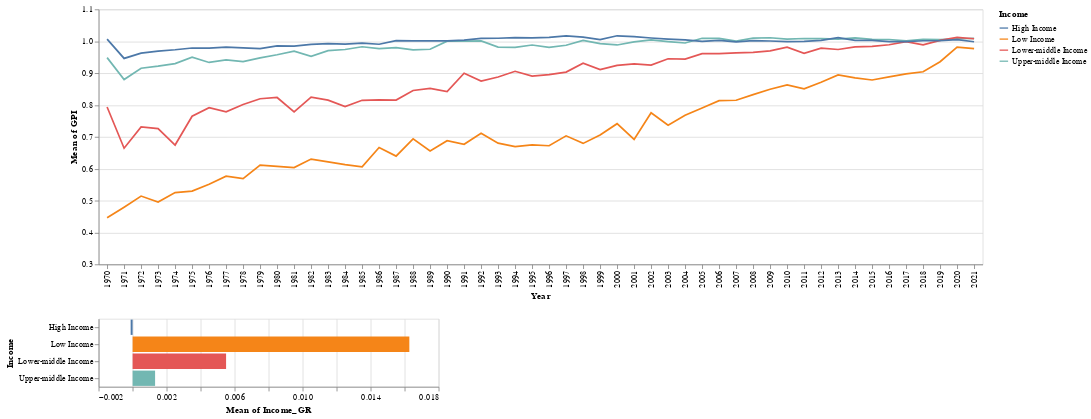

The code cell stored with this chart in its notebook:
### Code cell
alt.data_transformers.disable_max_rows()

selection = alt.selection_single(fields=['Income'], name='Random')

color1 = alt.condition(selection, alt.Color('Income:N'), alt.value('lightgray'))

line = (
    alt.Chart(finEdu)
    .mark_line()
    .encode(
        x = alt.X('Year:N'),
        y = alt.Y('mean(GPI):Q', 
                  scale=alt.Scale(
                      domain = (0.3, 1.1)
                      )
                  ), 
        color = color1,
        tooltip = [
            alt.Tooltip('Income:N', title='Income Group'),
            alt.Tooltip('Year:N', title='Year'),
            alt.Tooltip('mean(GPI):Q', title='GPI')
        ]
    )
    .add_selection(selection)
)

color2 = alt.condition(
        selection,
        alt.Color('Income:N'),
        alt.value('lightgray')
        )

bar = (
        alt.Chart(finEdu)
        .mark_bar()
        .encode(y = 'Income:N',
                x = alt.X('mean(Income_GR):Q',
                          sort = alt.EncodingSortField(
                              field = 'Income_GR', op='mean', order='descending')
                          ),
                color = color2,
                tooltip = [
                    alt.Tooltip('Income:N', title='Income Group'),
                    alt.Tooltip('mean(Income_GR):Q', title='GPI annual growth rate')
        ]
                )
        ).add_selection(selection)

line & bar

### Figure 1 — Vega-Lite specification as saved in the notebook (floating-point values rounded to 4 significant figures; data arrays with more than 128 entries replaced by an {"elided": "..."} marker saying what was removed)
{"config": {"view": {"continuousWidth": 400, "continuousHeight": 300}}, "vconcat": [{"mark": "line", "encoding": {"color": {"condition": {"field": "Income", "type": "nominal", "selection": "Random"}, "value": "lightgray"}, "tooltip": [{"field": "Income", "title": "Income Group", "type": "nominal"}, {"field": "Year", "title": "Year", "type": "nominal"}, {"aggregate": "mean", "field": "GPI", "title": "GPI", "type": "quantitative"}], "x": {"field": "Year", "type": "nominal"}, "y": {"aggregate": "mean", "field": "GPI", "scale": {"domain": [0.3, 1.1]}, "type": "quantitative"}}, "selection": {"Random": {"type": "single", "fields": ["Income"]}}}, {"mark": "bar", "encoding": {"color": {"condition": {"field": "Income", "type": "nominal", "selection": "Random"}, "value": "lightgray"}, "tooltip": [{"field": "Income", "title": "Income Group", "type": "nominal"}, {"aggregate": "mean", "field": "Income_GR", "title": "GPI annual growth rate", "type": "quantitative"}], "x": {"aggregate": "mean", "field": "Income_GR", "sort": {"field": "Income_GR", "op": "mean", "order": "descending"}, "type": "quantitative"}, "y": {"field": "Income", "type": "nominal"}}, "selection": {"Random": {"type": "single", "fields": ["Income"]}}}], "data": {"name": "data-26598860ebc032385d4d3a9c3ea5350b"}, "$schema": "https://vega.github.io/schema/vega-lite/v4.17.0.json", "datasets": {"data-26598860ebc032385d4d3a9c3ea5350b": {"elided": "5766 records"}}}
